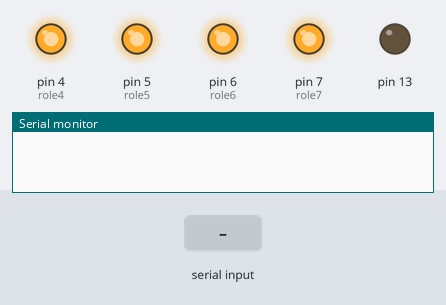
Bench run of a sketch on a simulated Arduino Uno, built with avr-gcc and run on an emulated ATmega328P. On the bench: output pins drawn as LEDs (lit = HIGH), the last lines printed to the serial monitor. The test bench sets the inputs (shaded band).

Above: at 1.2 s.
1.3 s: "0" received over the second serial link
At 1.7 s:
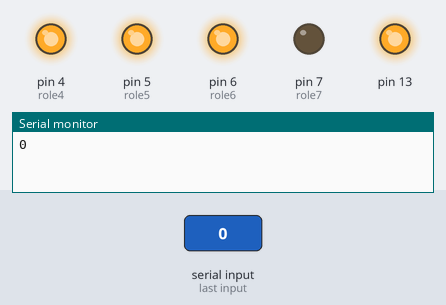
2.8 s: "9" received over the second serial link
At 4.0 s:
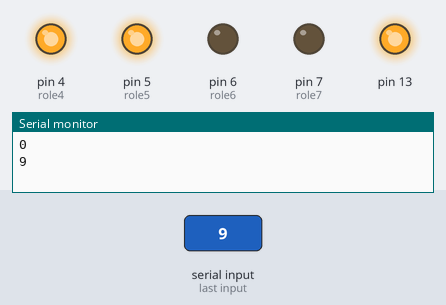
4.3 s: "8" received over the second serial link
At 5.2 s:
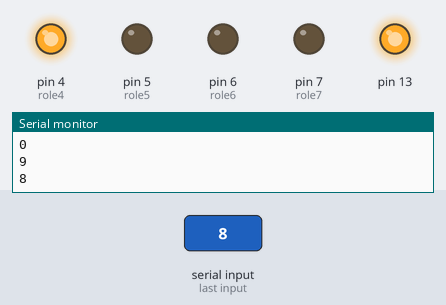
5.8 s: "7" received over the second serial link
At 6.3 s:
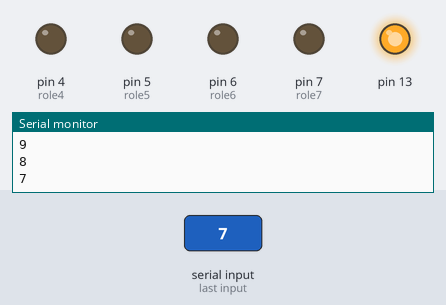
Timing chart, 0 to 8.3 s (numbered marks = the images above; inputs shaded):
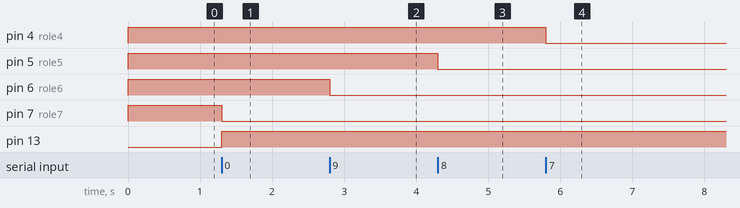

Measured:
- after the input at 1.3 s, pin 7 (role7): HIGH → LOW at once; pin 13: LOW → HIGH at once
- after the input at 2.8 s, pin 6 (role6): HIGH → LOW at once
- after the input at 4.3 s, pin 5 (role5): HIGH → LOW at once
- after the input at 5.8 s, pin 4 (role4): HIGH → LOW at once

The sketch:

.4Kanal5VoltRole.ino
```cpp
#include <SoftwareSerial.h>

SoftwareSerial bt_mcan(9,8);
int role7 = 7;
int role6 = 6;
int role5 = 5;
int role4 = 4;
int delay1 =2000;


void setup() {
    pinMode(13, OUTPUT);
    Serial.begin(9600);
    bt_mcan.begin(9600);
    pinMode(role7, OUTPUT);
    pinMode(role6, OUTPUT);
    pinMode(role5, OUTPUT);
    pinMode(role4, OUTPUT);

    digitalWrite(role7,HIGH);digitalWrite(role6,HIGH);digitalWrite(role5,HIGH);digitalWrite(role4,HIGH);

}

void loop() {


    if(bt_mcan.available())
    {
      char data=bt_mcan.read();
      Serial.println(data);

      if(data=='0'){

        digitalWrite(13, HIGH);
        digitalWrite(role7,LOW);

      }
      else if(data=='9')
      {
        digitalWrite(role6,LOW);
        digitalWrite(13, HIGH);

      }
      else if(data=='8')
      {
        digitalWrite(role5,LOW);
        digitalWrite(13, HIGH);
      }
      else if(data=='7')
      {
        digitalWrite(role4,LOW);
        digitalWrite(13, HIGH);
      }
      else if(data=='5')
      {
        digitalWrite(role7,LOW);
        digitalWrite(role6,LOW);
        digitalWrite(role5,LOW);
        digitalWrite(role4,LOW);
        digitalWrite(13, HIGH);
      }
      else
      {
        digitalWrite(role7,HIGH);
        digitalWrite(role6,HIGH);
        digitalWrite(role5,HIGH);
        digitalWrite(role4,HIGH);
        digitalWrite(13, LOW);
      }
    }
}
```
